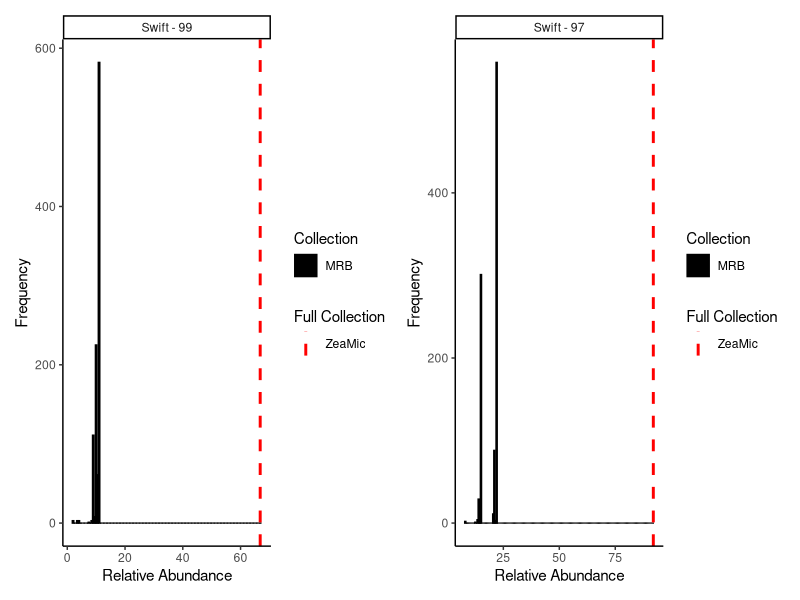
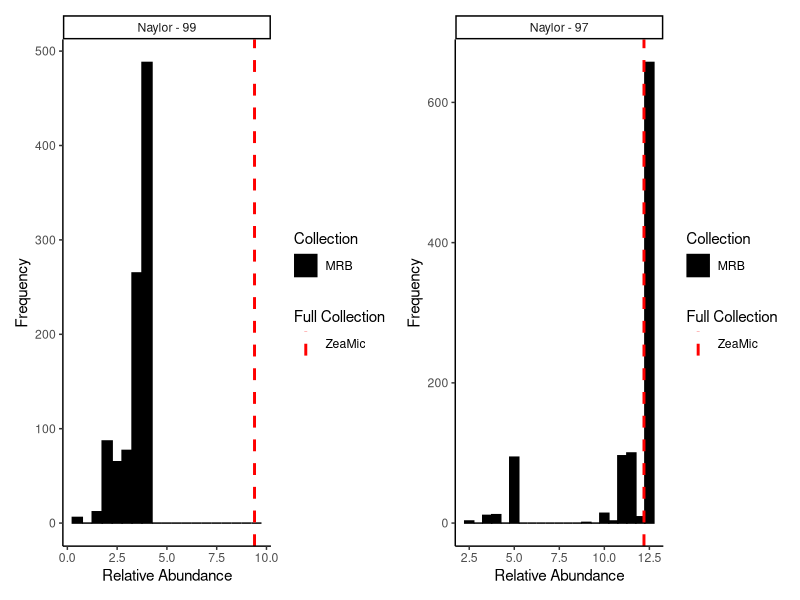
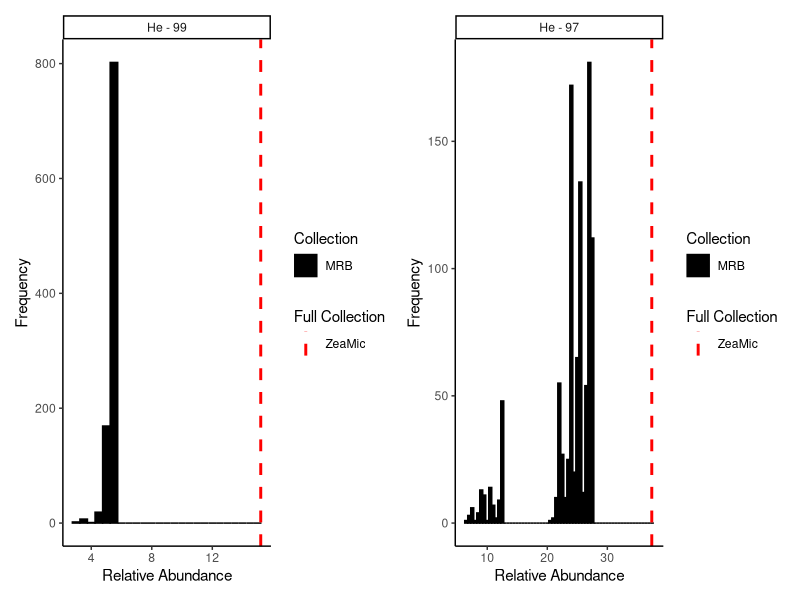
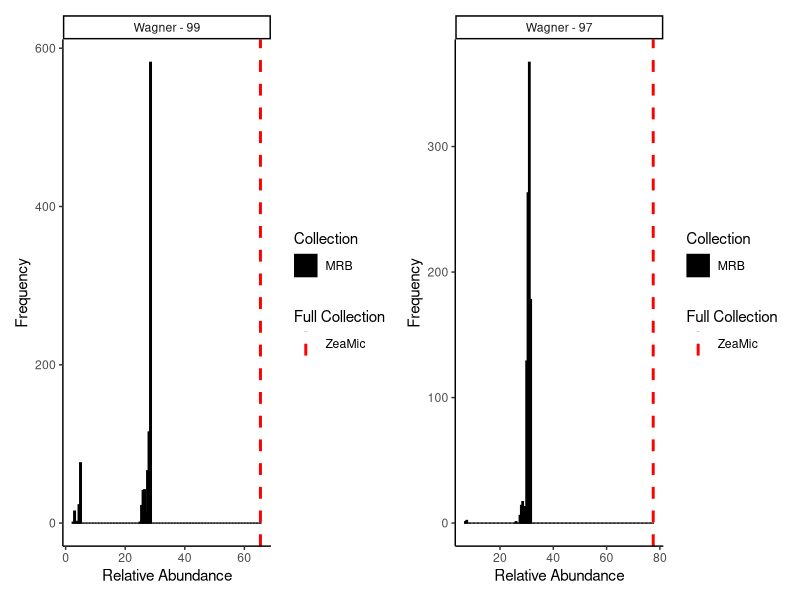
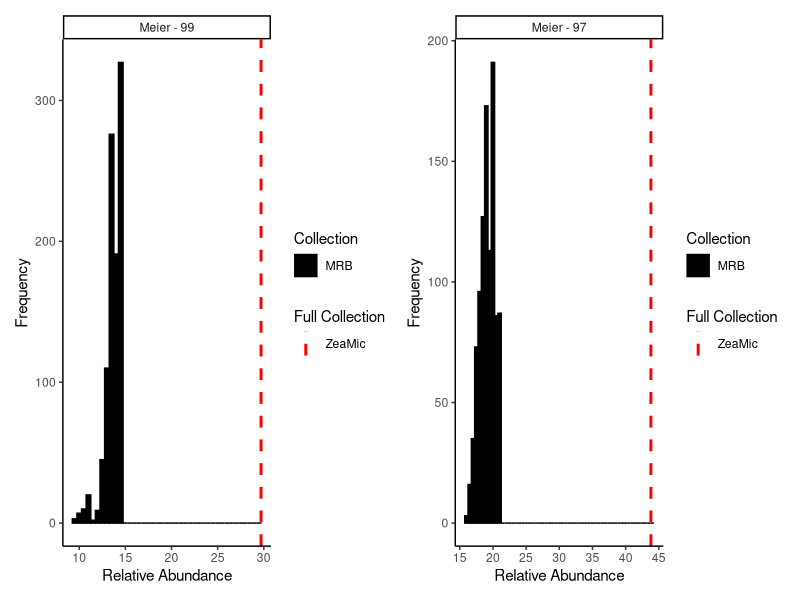
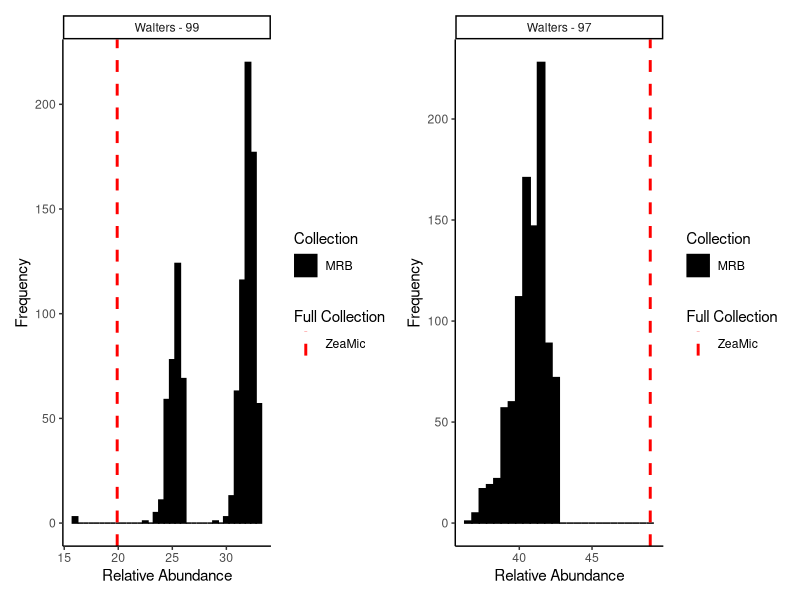
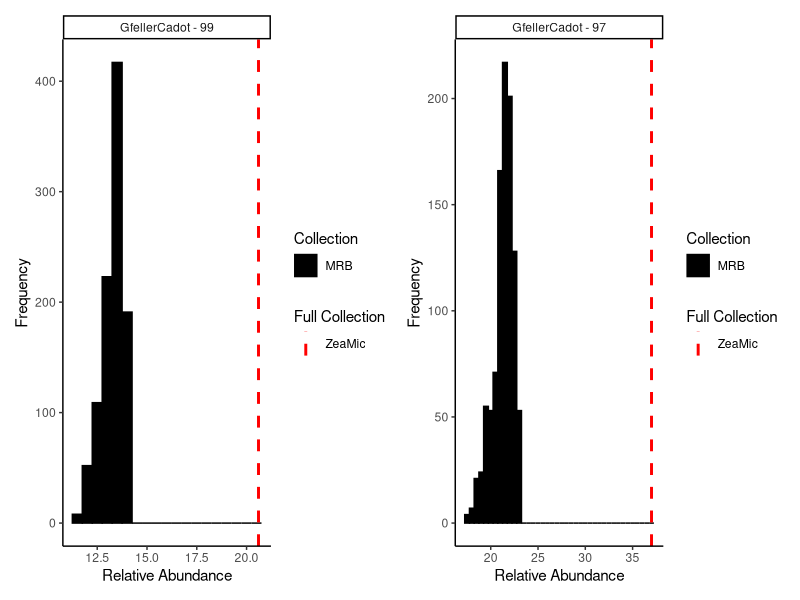
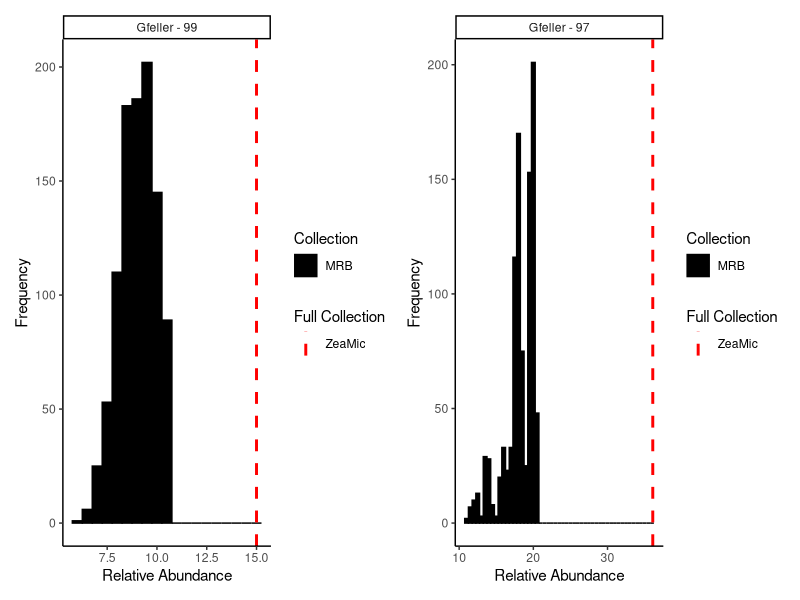

These figures' R source, in order:
# Distributions of subsamples of MRB Isolates
## Code by: Joel Swift 2026


library(tidyverse)
library(patchwork)
theme_set(theme_classic())

# load result file
MAZ <- read.csv("99-97_results_MRBcollection.csv")
## Combine with a column to denote source species
MAZ$species <- as.factor("MRB")
## test plot
collection_palette <- c(MRB = "black")


#### Both 99 and 97 Plot ####
## Swift 
a <- MAZ %>%
  filter(study == "Swift" & version == 99) %>%
  ggplot(., aes(x = TotalAbundance, fill = species)) +
  geom_histogram(position = "identity", binwidth = 0.5, color = "black") +
  facet_wrap(~interaction(study, version, sep = " - ")) +
  labs(x = "Relative Abundance", y = "Frequency") +
  scale_fill_manual(values = collection_palette, name = "Collection") +
  geom_vline(aes(xintercept = 66.8, color = "ZeaMic"), linetype = "dashed", linewidth = 1) +
  scale_color_manual(name = "Full Collection", values = c("ZeaMic" = "red"))

b <- MAZ %>%
  filter(study == "Swift" & version == 97) %>%
  ggplot(., aes(x = TotalAbundance, fill = species)) +
  geom_histogram(position = "identity", binwidth = 0.5, color = "black") +
  facet_wrap(~interaction(study, version, sep = " - ")) +
  labs(x = "Relative Abundance", y = "Frequency") +
  scale_fill_manual(values = collection_palette, name = "Collection") +
  geom_vline(aes(xintercept = 92.0, color = "ZeaMic"), linetype = "dashed", linewidth = 1) +
  scale_color_manual(name = "Full Collection", values = c("ZeaMic" = "red"))

swift <- (a + b)
swift


## Naylor 
a <- MAZ %>%
  filter(study == "Naylor" & version == 99) %>%
  ggplot(., aes(x = TotalAbundance, fill = species)) +
  geom_histogram(position = "identity", binwidth = 0.5, color = "black") +
  facet_wrap(~interaction(study, version, sep = " - ")) +
  labs(x = "Relative Abundance", y = "Frequency") +
  scale_fill_manual(values = collection_palette, name = "Collection") +
  geom_vline(aes(xintercept = 9.4, color = "ZeaMic"), linetype = "dashed", linewidth = 1) +
  scale_color_manual(name = "Full Collection", values = c("ZeaMic" = "red"))

b <- MAZ %>%
  filter(study == "Naylor" & version == 97) %>%
  ggplot(., aes(x = TotalAbundance, fill = species)) +
  geom_histogram(position = "identity", binwidth = 0.5, color = "black") +
  facet_wrap(~interaction(study, version, sep = " - ")) +
  labs(x = "Relative Abundance", y = "Frequency") +
  scale_fill_manual(values = collection_palette, name = "Collection") +
  geom_vline(aes(xintercept = 12.2, color = "ZeaMic"), linetype = "dashed", linewidth = 1) +
  scale_color_manual(name = "Full Collection", values = c("ZeaMic" = "red"))

naylor <- (a + b)
naylor

## He 
a <- MAZ %>%
  filter(study == "He" & version == 99) %>%
  ggplot(., aes(x = TotalAbundance, fill = species)) +
  geom_histogram(position = "identity", binwidth = 0.5, color = "black") +
  facet_wrap(~interaction(study, version, sep = " - ")) +
  labs(x = "Relative Abundance", y = "Frequency") +
  scale_fill_manual(values = collection_palette, name = "Collection") +
  geom_vline(aes(xintercept = 15.2, color = "ZeaMic"), linetype = "dashed", linewidth = 1) +
  scale_color_manual(name = "Full Collection", values = c("ZeaMic" = "red"))

b <- MAZ %>%
  filter(study == "He" & version == 97) %>%
  ggplot(., aes(x = TotalAbundance, fill = species)) +
  geom_histogram(position = "identity", binwidth = 0.5, color = "black") +
  facet_wrap(~interaction(study, version, sep = " - ")) +
  labs(x = "Relative Abundance", y = "Frequency") +
  scale_fill_manual(values = collection_palette, name = "Collection") +
  geom_vline(aes(xintercept = 37.4, color = "ZeaMic"), linetype = "dashed", linewidth = 1) +
  scale_color_manual(name = "Full Collection", values = c("ZeaMic" = "red"))

he <- (a + b)
he

### Wagner
a <- MAZ %>% filter(study == "Wagner" & version == 99) %>%
  ggplot(., aes(x = TotalAbundance, fill = species)) +
  geom_histogram(position = "identity", binwidth = 0.5, color = "black") +
  facet_wrap(~interaction(study, version, sep = " - ")) +
  labs(x = "Relative Abundance", y = "Frequency") +
  scale_fill_manual(values = collection_palette, name = "Collection") +
  geom_vline(aes(xintercept = 65.4, color = "ZeaMic"), linetype = "dashed", linewidth = 1) +
  scale_color_manual(name = "Full Collection", values = c("ZeaMic" = "red"))

b <- MAZ %>% filter(study == "Wagner" & version == 97) %>% 
  ggplot(., aes(x = TotalAbundance, fill = species)) +
  geom_histogram(position = "identity", binwidth = 0.5, color = "black") +
  facet_wrap(~interaction(study, version, sep = " - ")) +
  labs(x = "Relative Abundance", y = "Frequency") +
  scale_fill_manual(values = collection_palette, name = "Collection") +
  geom_vline(aes(xintercept = 77.5, color = "ZeaMic"), linetype = "dashed", linewidth = 1) +
  scale_color_manual(name = "Full Collection", values = c("ZeaMic" = "red"))

wagner <- (a + b)
wagner


## Meier 
a <- MAZ %>%
  filter(study == "Meier" & version == 99) %>%
  ggplot(., aes(x = TotalAbundance, fill = species)) +
  geom_histogram(position = "identity", binwidth = 0.5, color = "black") +
  facet_wrap(~interaction(study, version, sep = " - ")) +
  labs(x = "Relative Abundance", y = "Frequency") +
  scale_fill_manual(values = collection_palette, name = "Collection") +
  geom_vline(aes(xintercept = 29.7, color = "ZeaMic"), linetype = "dashed", linewidth = 1) +
  scale_color_manual(name = "Full Collection", values = c("ZeaMic" = "red"))

b <- MAZ %>%
  filter(study == "Meier" & version == 97) %>%
  ggplot(., aes(x = TotalAbundance, fill = species)) +
  geom_histogram(position = "identity", binwidth = 0.5, color = "black") +
  facet_wrap(~interaction(study, version, sep = " - ")) +
  labs(x = "Relative Abundance", y = "Frequency") +
  scale_fill_manual(values = collection_palette, name = "Collection") +
  geom_vline(aes(xintercept = 43.8, color = "ZeaMic"), linetype = "dashed", linewidth = 1) +
  scale_color_manual(name = "Full Collection", values = c("ZeaMic" = "red"))

meier <- (a + b)
meier


## Walters 
a <- MAZ %>%
  filter(study == "Walters" & version == 99) %>%
  ggplot(., aes(x = TotalAbundance, fill = species)) +
  geom_histogram(position = "identity", binwidth = 0.5, color = "black") +
  facet_wrap(~interaction(study, version, sep = " - ")) +
  labs(x = "Relative Abundance", y = "Frequency") +
  scale_fill_manual(values = collection_palette, name = "Collection") +
  geom_vline(aes(xintercept = 19.9, color = "ZeaMic"), linetype = "dashed", linewidth = 1) +
  scale_color_manual(name = "Full Collection", values = c("ZeaMic" = "red"))

b <- MAZ %>%
  filter(study == "Walters" & version == 97) %>%
  ggplot(., aes(x = TotalAbundance, fill = species)) +
  geom_histogram(position = "identity", binwidth = 0.5, color = "black") +
  facet_wrap(~interaction(study, version, sep = " - ")) +
  labs(x = "Relative Abundance", y = "Frequency") +
  scale_fill_manual(values = collection_palette, name = "Collection") +
  geom_vline(aes(xintercept = 49.0, color = "ZeaMic"), linetype = "dashed", linewidth = 1) +
  scale_color_manual(name = "Full Collection", values = c("ZeaMic" = "red"))

walters <- (a + b)
walters


###Gfeller and cadot 2023
a <- MAZ %>%
  filter(study == "GfellerCadot" & version == 99) %>%
  ggplot(., aes(x = TotalAbundance, fill = species)) +
  geom_histogram(position = "identity", binwidth = 0.5, color = "black") +
  facet_wrap(~interaction(study, version, sep = " - ")) +
  labs(x = "Relative Abundance", y = "Frequency") +
  scale_fill_manual(values = collection_palette, name = "Collection") +
  geom_vline(aes(xintercept = 20.6,  color = "ZeaMic"), linetype = "dashed", linewidth = 1) + 
  scale_color_manual(name = "Full Collection", values = c("ZeaMic" = "red"))

b <- MAZ %>% 
  filter(study == "GfellerCadot" & version == 97) %>% 
  ggplot(., aes(x = TotalAbundance, fill = species)) + 
  geom_histogram(position = "identity", binwidth = 0.5, color = "black") + 
  facet_wrap(~interaction(study, version, sep = " - ")) +
  labs(x = "Relative Abundance", y = "Frequency") +
  scale_fill_manual(values = collection_palette, name = "Collection") + 
  geom_vline(aes(xintercept = 37.0, color = "ZeaMic"), linetype = "dashed", linewidth = 1) + 
  scale_color_manual(name = "Full Collection", values = c("ZeaMic" = "red"))

gfellercadot <- (a + b)
gfellercadot


###Gfeller 2023
a <- MAZ %>%
  filter(study == "Gfeller" & version == 99) %>%
  ggplot(., aes(x = TotalAbundance, fill = species)) +
  geom_histogram(position = "identity", binwidth = 0.5, color = "black") +
  facet_wrap(~interaction(study, version, sep = " - ")) +
  labs(x = "Relative Abundance", y = "Frequency") +
  scale_fill_manual(values = collection_palette, name = "Collection") +
  geom_vline(aes(xintercept = 15.0,  color = "ZeaMic"), linetype = "dashed", linewidth = 1) + 
  scale_color_manual(name = "Full Collection", values = c("ZeaMic" = "red"))

b <- MAZ %>% 
  filter(study == "Gfeller" & version == 97) %>% 
  ggplot(., aes(x = TotalAbundance, fill = species)) + 
  geom_histogram(position = "identity", binwidth = 0.5, color = "black") + 
  facet_wrap(~interaction(study, version, sep = " - ")) +
  labs(x = "Relative Abundance", y = "Frequency") +
  scale_fill_manual(values = collection_palette, name = "Collection") + 
  geom_vline(aes(xintercept = 36.1, color = "ZeaMic"), linetype = "dashed", linewidth = 1) + 
  scale_color_manual(name = "Full Collection", values = c("ZeaMic" = "red"))

gfeller <- (a + b)
gfeller


###Cadot
a <- MAZ %>%
  filter(study == "Cadot" & version == 99) %>%
  ggplot(., aes(x = TotalAbundance, fill = species)) +
  geom_histogram(position = "identity", binwidth = 0.5, color = "black") +
  facet_wrap(~interaction(study, version, sep = " - ")) +
  labs(x = "Relative Abundance", y = "Frequency") +
  scale_fill_manual(values = collection_palette, name = "Collection") +
  geom_vline(aes(xintercept = 28.9,  color = "ZeaMic"), linetype = "dashed", linewidth = 1) + 
  scale_color_manual(name = "Full Collection", values = c("ZeaMic" = "red"))

b <- MAZ %>% 
  filter(study == "Cadot" & version == 97) %>% 
  ggplot(., aes(x = TotalAbundance, fill = species)) + 
  geom_histogram(position = "identity", binwidth = 0.5, color = "black") + 
  facet_wrap(~interaction(study, version, sep = " - ")) +
  labs(x = "Relative Abundance", y = "Frequency") +
  scale_fill_manual(values = collection_palette, name = "Collection") + 
  geom_vline(aes(xintercept = 44.8, color = "ZeaMic"), linetype = "dashed", linewidth = 1) + 
  scale_color_manual(name = "Full Collection", values = c("ZeaMic" = "red"))

cadot <- (a + b)
cadot


###Hu
a <- MAZ %>%
  filter(study == "Hu" & version == 99) %>%
  ggplot(., aes(x = TotalAbundance, fill = species)) +
  geom_histogram(position = "identity", binwidth = 0.5, color = "black") +
  facet_wrap(~interaction(study, version, sep = " - ")) +
  labs(x = "Relative Abundance", y = "Frequency") +
  scale_fill_manual(values = collection_palette, name = "Collection") +
  geom_vline(aes(xintercept = 14.5,  color = "ZeaMic"), linetype = "dashed", linewidth = 1) + 
  scale_color_manual(name = "Full Collection", values = c("ZeaMic" = "red"))

b <- MAZ %>% 
  filter(study == "Hu" & version == 97) %>% 
  ggplot(., aes(x = TotalAbundance, fill = species)) + 
  geom_histogram(position = "identity", binwidth = 0.5, color = "black") + 
  facet_wrap(~interaction(study, version, sep = " - ")) +
  labs(x = "Relative Abundance", y = "Frequency") +
  scale_fill_manual(values = collection_palette, name = "Collection") + 
  geom_vline(aes(xintercept = 37.9, color = "ZeaMic"), linetype = "dashed", linewidth = 1) + 
  scale_color_manual(name = "Full Collection", values = c("ZeaMic" = "red"))

hu <- (a + b)
hu



# Final Combination 
final_plot <- wrap_plots(
  swift,
  naylor,
  he,
  wagner,
  meier,
  walters,
  gfellercadot,
  gfeller,
  cadot,
  hu,
  ncol = 2,
  guides = "collect")&
  theme(legend.position = "top",
        legend.key = element_rect(fill = "#b3b3b3ff",color = NA),
        legend.background = element_rect(fill = "#b3b3b3ff", color = "black"))


final_plot
#ggsave("Distrutions_99-97_MRB.svg", final_plot, width = 30, height = 30, unit = "cm")



#### 99 only plot ####
## Swift
swift99 <- MAZ %>%
  filter(study == "Swift" & version == 99) %>%
  ggplot(., aes(x = TotalAbundance, fill = species)) +
  geom_histogram(position = "identity", binwidth = 0.5, color = "black") +
  facet_wrap(~interaction(study, version, sep = " - ")) +
  labs(x = "Relative Abundance", y = "Frequency") +
  scale_fill_manual(values = collection_palette, name = "Collection") +
  geom_vline(aes(xintercept = 66.8, color = "ZeaMic"), linetype = "solid", linewidth = 1) +
  scale_color_manual(name = "Full Collection", values = c("ZeaMic" = "red")) +
  scale_x_continuous(n.breaks = 4, limits = c(0, 75), labels = scales::label_number(accuracy = 1))
## Naylor 
naylor99 <- MAZ %>%
  filter(study == "Naylor" & version == 99) %>%
  ggplot(., aes(x = TotalAbundance, fill = species)) +
  geom_histogram(position = "identity", binwidth = 0.5, color = "black") +
  facet_wrap(~interaction(study, version, sep = " - ")) +
  labs(x = "Relative Abundance", y = "Frequency") +
  scale_fill_manual(values = collection_palette, name = "Collection") +
  geom_vline(aes(xintercept = 9.4, color = "ZeaMic"), linetype = "solid", linewidth = 1) +
  scale_color_manual(name = "Full Collection", values = c("ZeaMic" = "red")) +
  scale_x_continuous(n.breaks = 3, limits = c(0, 25), labels = scales::label_number(accuracy = 1))
## He 
he99 <- MAZ %>%
  filter(study == "He" & version == 99) %>%
  ggplot(., aes(x = TotalAbundance, fill = species)) +
  geom_histogram(position = "identity", binwidth = 0.5, color = "black") +
  facet_wrap(~interaction(study, version, sep = " - ")) +
  labs(x = "Relative Abundance", y = "Frequency") +
  scale_fill_manual(values = collection_palette, name = "Collection") +
  geom_vline(aes(xintercept = 15.2, color = "ZeaMic"), linetype = "solid", linewidth = 1) +
  scale_color_manual(name = "Full Collection", values = c("ZeaMic" = "red")) +
  scale_x_continuous(n.breaks = 3, limits = c(0, 25), labels = scales::label_number(accuracy = 1))
### Wagner
wagner99 <- MAZ %>% filter(study == "Wagner" & version == 99) %>%
  ggplot(., aes(x = TotalAbundance, fill = species)) +
  geom_histogram(position = "identity", binwidth = 0.5, color = "black") +
  facet_wrap(~interaction(study, version, sep = " - ")) +
  labs(x = "Relative Abundance", y = "Frequency") +
  scale_fill_manual(values = collection_palette, name = "Collection") +
  geom_vline(aes(xintercept = 65.4, color = "ZeaMic"), linetype = "solid", linewidth = 1) +
  scale_color_manual(name = "Full Collection", values = c("ZeaMic" = "red")) +
  scale_x_continuous(n.breaks = 4, limits = c(0, 75), labels = scales::label_number(accuracy = 1))
## Meier 
meier99 <- MAZ %>%
  filter(study == "Meier" & version == 99) %>%
  ggplot(., aes(x = TotalAbundance, fill = species)) +
  geom_histogram(position = "identity", binwidth = 0.5, color = "black") +
  facet_wrap(~interaction(study, version, sep = " - ")) +
  labs(x = "Relative Abundance", y = "Frequency") +
  scale_fill_manual(values = collection_palette, name = "Collection") +
  geom_vline(aes(xintercept = 29.7, color = "ZeaMic"), linetype = "solid", linewidth = 1) +
  scale_color_manual(name = "Full Collection", values = c("ZeaMic" = "red")) +
  scale_x_continuous(n.breaks = 3, limits = c(0, 50), labels = scales::label_number(accuracy = 1))
## Walters 
walters99 <- MAZ %>%
  filter(study == "Walters" & version == 99) %>%
  ggplot(., aes(x = TotalAbundance, fill = species)) +
  geom_histogram(position = "identity", binwidth = 0.5, color = "black") +
  facet_wrap(~interaction(study, version, sep = " - ")) +
  labs(x = "Relative Abundance", y = "Frequency") +
  scale_fill_manual(values = collection_palette, name = "Collection") +
  geom_vline(aes(xintercept = 19.9, color = "ZeaMic"), linetype = "solid", linewidth = 1) +
  scale_color_manual(name = "Full Collection", values = c("ZeaMic" = "red")) +
  scale_x_continuous(n.breaks = 3, limits = c(0, 50), labels = scales::label_number(accuracy = 1))
###Gfeller and cadot 2023
gfellercadot99 <- MAZ %>%
  filter(study == "GfellerCadot" & version == 99) %>%
  ggplot(., aes(x = TotalAbundance, fill = species)) +
  geom_histogram(position = "identity", binwidth = 0.5, color = "black") +
  facet_wrap(~interaction(study, version, sep = " - ")) +
  labs(x = "Relative Abundance", y = "Frequency") +
  scale_fill_manual(values = collection_palette, name = "Collection") +
  geom_vline(aes(xintercept = 20.6,  color = "ZeaMic"), linetype = "solid", linewidth = 1) + 
  scale_color_manual(name = "Full Collection", values = c("ZeaMic" = "red")) +
  scale_x_continuous(n.breaks = 3, limits = c(0, 25), labels = scales::label_number(accuracy = 1))
###Gfeller 2023
gfeller99 <- MAZ %>%
  filter(study == "Gfeller" & version == 99) %>%
  ggplot(., aes(x = TotalAbundance, fill = species)) +
  geom_histogram(position = "identity", binwidth = 0.5, color = "black") +
  facet_wrap(~interaction(study, version, sep = " - ")) +
  labs(x = "Relative Abundance", y = "Frequency") +
  scale_fill_manual(values = collection_palette, name = "Collection") +
  geom_vline(aes(xintercept = 15.0,  color = "ZeaMic"), linetype = "solid", linewidth = 1) + 
  scale_color_manual(name = "Full Collection", values = c("ZeaMic" = "red")) +
  scale_x_continuous(n.breaks = 3, limits = c(0, 25), labels = scales::label_number(accuracy = 1))
###Cadot
cadot99 <- MAZ %>%
  filter(study == "Cadot" & version == 99) %>%
  ggplot(., aes(x = TotalAbundance, fill = species)) +
  geom_histogram(position = "identity", binwidth = 0.5, color = "black") +
  facet_wrap(~interaction(study, version, sep = " - ")) +
  labs(x = "Relative Abundance", y = "Frequency") +
  scale_fill_manual(values = collection_palette, name = "Collection") +
  geom_vline(aes(xintercept = 28.9,  color = "ZeaMic"), linetype = "solid", linewidth = 1) + 
  scale_color_manual(name = "Full Collection", values = c("ZeaMic" = "red")) +
  scale_x_continuous(n.breaks = 3, limits = c(0, 50), labels = scales::label_number(accuracy = 1))
###Hu
hu99 <- MAZ %>%
  filter(study == "Hu" & version == 99) %>%
  ggplot(., aes(x = TotalAbundance, fill = species)) +
  geom_histogram(position = "identity", binwidth = 0.5, color = "black") +
  facet_wrap(~interaction(study, version, sep = " - ")) +
  labs(x = "Relative Abundance", y = "Frequency") +
  scale_fill_manual(values = collection_palette, name = "Collection") +
  geom_vline(aes(xintercept = 14.5,  color = "ZeaMic"), linetype = "solid", linewidth = 1) + 
  scale_color_manual(name = "Full Collection", values = c("ZeaMic" = "red")) +
  scale_x_continuous(n.breaks = 3, limits = c(0, 25), labels = scales::label_number(accuracy = 1))
# Final Combination 
final_plot99 <- wrap_plots(
  cadot99,
  gfellercadot99,
  gfeller99,
  he99,
  hu99,
  meier99,
  naylor99,
  swift99,
  wagner99,
  walters99,
  nrow = 2,
  guides = "collect") &
  theme(legend.position = "top",
        legend.key = element_rect(fill = "#b3b3b3ff",color = NA),
        legend.background = element_rect(fill = "#b3b3b3ff", color = "black"))
final_plot99
ggsave("Figure panels/Figure6.svg", final_plot99, width = 24, height = 12, unit = "cm")


#### 97 only plot ####
## Swift 
swift97 <- MAZ %>%
  filter(study == "Swift" & version == 97) %>%
  ggplot(., aes(x = TotalAbundance, fill = species)) +
  geom_histogram(position = "identity", binwidth = 0.5, color = "black") +
  facet_wrap(~interaction(study, version, sep = " - ")) +
  labs(x = "Relative Abundance", y = "Frequency") +
  scale_fill_manual(values = collection_palette, name = "Collection") +
  geom_vline(aes(xintercept = 92, color = "ZeaMic"), linetype = "solid", linewidth = 1) +
  scale_color_manual(name = "Full Collection", values = c("ZeaMic" = "red")) +
  scale_x_continuous(n.breaks = 4, limits = c(0, 100), labels = scales::label_number(accuracy = 1))
## Naylor 
naylor97 <- MAZ %>%
  filter(study == "Naylor" & version == 97) %>%
  ggplot(., aes(x = TotalAbundance, fill = species)) +
  geom_histogram(position = "identity", binwidth = 0.5, color = "black") +
  facet_wrap(~interaction(study, version, sep = " - ")) +
  labs(x = "Relative Abundance", y = "Frequency") +
  scale_fill_manual(values = collection_palette, name = "Collection") +
  geom_vline(aes(xintercept = 12.2, color = "ZeaMic"), linetype = "solid", linewidth = 1) +
  scale_color_manual(name = "Full Collection", values = c("ZeaMic" = "red")) +
  scale_x_continuous(n.breaks = 3, limits = c(0, 25), labels = scales::label_number(accuracy = 1))
## He 
he97 <- MAZ %>%
  filter(study == "He" & version == 97) %>%
  ggplot(., aes(x = TotalAbundance, fill = species)) +
  geom_histogram(position = "identity", binwidth = 0.5, color = "black") +
  facet_wrap(~interaction(study, version, sep = " - ")) +
  labs(x = "Relative Abundance", y = "Frequency") +
  scale_fill_manual(values = collection_palette, name = "Collection") +
  geom_vline(aes(xintercept = 37.4, color = "ZeaMic"), linetype = "solid", linewidth = 1) +
  scale_color_manual(name = "Full Collection", values = c("ZeaMic" = "red")) +
  scale_x_continuous(n.breaks = 3, limits = c(0, 50), labels = scales::label_number(accuracy = 1))
### Wagner
wagner97 <- MAZ %>% filter(study == "Wagner" & version == 97) %>%
  ggplot(., aes(x = TotalAbundance, fill = species)) +
  geom_histogram(position = "identity", binwidth = 0.5, color = "black") +
  facet_wrap(~interaction(study, version, sep = " - ")) +
  labs(x = "Relative Abundance", y = "Frequency") +
  scale_fill_manual(values = collection_palette, name = "Collection") +
  geom_vline(aes(xintercept = 77.5, color = "ZeaMic"), linetype = "solid", linewidth = 1) +
  scale_color_manual(name = "Full Collection", values = c("ZeaMic" = "red")) +
  scale_x_continuous(n.breaks = 4, limits = c(0, 100), labels = scales::label_number(accuracy = 1))
## Meier 
meier97 <- MAZ %>%
  filter(study == "Meier" & version == 97) %>%
  ggplot(., aes(x = TotalAbundance, fill = species)) +
  geom_histogram(position = "identity", binwidth = 0.5, color = "black") +
  facet_wrap(~interaction(study, version, sep = " - ")) +
  labs(x = "Relative Abundance", y = "Frequency") +
  scale_fill_manual(values = collection_palette, name = "Collection") +
  geom_vline(aes(xintercept = 43.8, color = "ZeaMic"), linetype = "solid", linewidth = 1) +
  scale_color_manual(name = "Full Collection", values = c("ZeaMic" = "red")) +
  scale_x_continuous(n.breaks = 3, limits = c(0, 50), labels = scales::label_number(accuracy = 1))
## Walters 
walters97 <- MAZ %>%
  filter(study == "Walters" & version == 97) %>%
  ggplot(., aes(x = TotalAbundance, fill = species)) +
  geom_histogram(position = "identity", binwidth = 0.5, color = "black") +
  facet_wrap(~interaction(study, version, sep = " - ")) +
  labs(x = "Relative Abundance", y = "Frequency") +
  scale_fill_manual(values = collection_palette, name = "Collection") +
  geom_vline(aes(xintercept = 49.0, color = "ZeaMic"), linetype = "solid", linewidth = 1) +
  scale_color_manual(name = "Full Collection", values = c("ZeaMic" = "red")) +
  scale_x_continuous(n.breaks = 3, limits = c(0, 50), labels = scales::label_number(accuracy = 1))
###Gfeller and cadot 2023
gfellercadot97 <- MAZ %>%
  filter(study == "GfellerCadot" & version == 97) %>%
  ggplot(., aes(x = TotalAbundance, fill = species)) +
  geom_histogram(position = "identity", binwidth = 0.5, color = "black") +
  facet_wrap(~interaction(study, version, sep = " - ")) +
  labs(x = "Relative Abundance", y = "Frequency") +
  scale_fill_manual(values = collection_palette, name = "Collection") +
  geom_vline(aes(xintercept = 37.0,  color = "ZeaMic"), linetype = "solid", linewidth = 1) + 
  scale_color_manual(name = "Full Collection", values = c("ZeaMic" = "red")) +
  scale_x_continuous(n.breaks = 3, limits = c(0, 50), labels = scales::label_number(accuracy = 1))
###Gfeller 2023
gfeller97 <- MAZ %>%
  filter(study == "Gfeller" & version == 97) %>%
  ggplot(., aes(x = TotalAbundance, fill = species)) +
  geom_histogram(position = "identity", binwidth = 0.5, color = "black") +
  facet_wrap(~interaction(study, version, sep = " - ")) +
  labs(x = "Relative Abundance", y = "Frequency") +
  scale_fill_manual(values = collection_palette, name = "Collection") +
  geom_vline(aes(xintercept = 36.1,  color = "ZeaMic"), linetype = "solid", linewidth = 1) + 
  scale_color_manual(name = "Full Collection", values = c("ZeaMic" = "red")) +
  scale_x_continuous(n.breaks = 3, limits = c(0, 50), labels = scales::label_number(accuracy = 1))
###Cadot
cadot97 <- MAZ %>%
  filter(study == "Cadot" & version == 97) %>%
  ggplot(., aes(x = TotalAbundance, fill = species)) +
  geom_histogram(position = "identity", binwidth = 0.5, color = "black") +
  facet_wrap(~interaction(study, version, sep = " - ")) +
  labs(x = "Relative Abundance", y = "Frequency") +
  scale_fill_manual(values = collection_palette, name = "Collection") +
  geom_vline(aes(xintercept = 44.8,  color = "ZeaMic"), linetype = "solid", linewidth = 1) + 
  scale_color_manual(name = "Full Collection", values = c("ZeaMic" = "red")) +
  scale_x_continuous(n.breaks = 3, limits = c(0, 50), labels = scales::label_number(accuracy = 1))
###Hu
hu97 <- MAZ %>%
  filter(study == "Hu" & version == 97) %>%
  ggplot(., aes(x = TotalAbundance, fill = species)) +
  geom_histogram(position = "identity", binwidth = 0.5, color = "black") +
  facet_wrap(~interaction(study, version, sep = " - ")) +
  labs(x = "Relative Abundance", y = "Frequency") +
  scale_fill_manual(values = collection_palette, name = "Collection") +
  geom_vline(aes(xintercept = 37.9,  color = "ZeaMic"), linetype = "solid", linewidth = 1) + 
  scale_color_manual(name = "Full Collection", values = c("ZeaMic" = "red")) +
  scale_x_continuous(n.breaks = 3, limits = c(0, 50), labels = scales::label_number(accuracy = 1))
# Final Combination 
final_plot97 <- wrap_plots(
  cadot97,
  gfellercadot97,
  gfeller97,
  he97,
  hu97,
  meier97,
  naylor97,
  swift97,
  wagner97,
  walters97,
  nrow = 2,
  guides = "collect") &
  theme(legend.position = "top",
        legend.key = element_rect(fill = "#b3b3b3ff",color = NA),
        legend.background = element_rect(fill = "#b3b3b3ff", color = "black"))



final_plot97
ggsave("Supplement/FigureS8.svg", final_plot97, width = 24, height = 12, unit = "cm")
ggsave("Supplement/FigureS8.png", final_plot97, width = 24, height = 12, unit = "cm")
